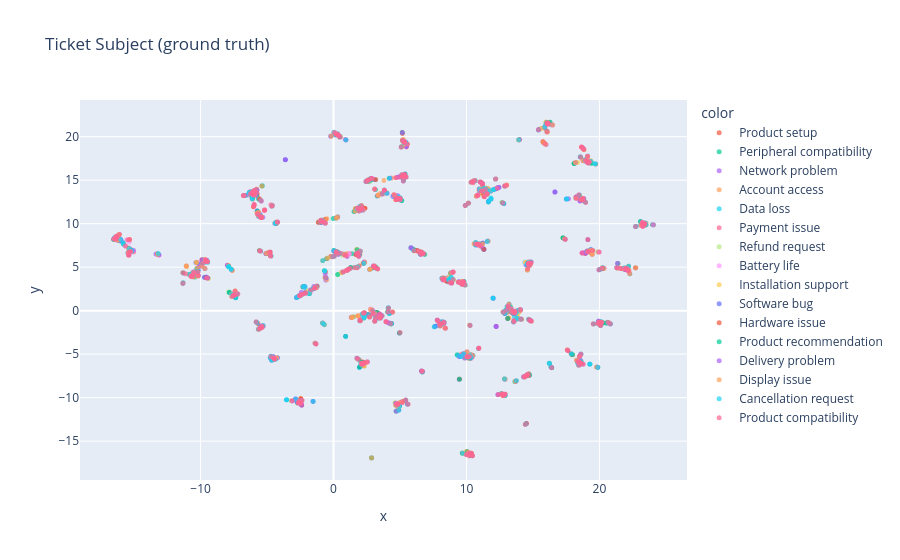
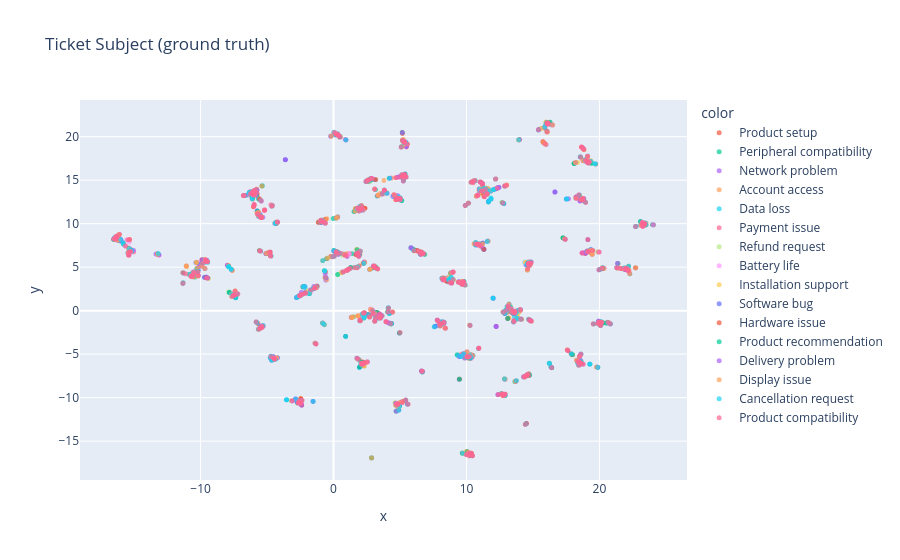

Notebook source saved alongside these figures, in order:
### Code cell
plot_umap_scatter(X_sbert_2d, df["Ticket Subject"].values, title="Ticket Subject (ground truth)")

### Figure 1 — Plotly figure (JSON) as saved in the notebook; plotly's stock layout.template omitted (floating-point values rounded to 4 significant figures; data arrays with more than 128 entries replaced by an {"elided": "..."} marker saying what was removed)
{"data": [{"hovertemplate": "color=Product setup<br>x=%{x}<br>y=%{y}<extra></extra>", "legendgroup": "Product setup", "marker": {"color": "#EF553B", "opacity": 0.7, "size": 5, "symbol": "circle"}, "mode": "markers", "name": "Product setup", "showlegend": true, "type": "scattergl", "x": {"elided": "529 float values"}, "xaxis": "x", "y": {"elided": "529 float values"}, "yaxis": "y"}, {"hovertemplate": "color=Peripheral compatibility<br>x=%{x}<br>y=%{y}<extra></extra>", "legendgroup": "Peripheral compatibility", "marker": {"color": "#00cc96", "opacity": 0.7, "size": 5, "symbol": "circle"}, "mode": "markers", "name": "Peripheral compatibility", "showlegend": true, "type": "scattergl", "x": {"elided": "496 float values"}, "xaxis": "x", "y": {"elided": "496 float values"}, "yaxis": "y"}, {"hovertemplate": "color=Network problem<br>x=%{x}<br>y=%{y}<extra></extra>", "legendgroup": "Network problem", "marker": {"color": "#ab63fa", "opacity": 0.7, "size": 5, "symbol": "circle"}, "mode": "markers", "name": "Network problem", "showlegend": true, "type": "scattergl", "x": {"elided": "539 float values"}, "xaxis": "x", "y": {"elided": "539 float values"}, "yaxis": "y"}, {"hovertemplate": "color=Account access<br>x=%{x}<br>y=%{y}<extra></extra>", "legendgroup": "Account access", "marker": {"color": "#FFA15A", "opacity": 0.7, "size": 5, "symbol": "circle"}, "mode": "markers", "name": "Account access", "showlegend": true, "type": "scattergl", "x": {"elided": "509 float values"}, "xaxis": "x", "y": {"elided": "509 float values"}, "yaxis": "y"}, {"hovertemplate": "color=Data loss<br>x=%{x}<br>y=%{y}<extra></extra>", "legendgroup": "Data loss", "marker": {"color": "#19d3f3", "opacity": 0.7, "size": 5, "symbol": "circle"}, "mode": "markers", "name": "Data loss", "showlegend": true, "type": "scattergl", "x": {"elided": "491 float values"}, "xaxis": "x", "y": {"elided": "491 float values"}, "yaxis": "y"}, {"hovertemplate": "color=Payment issue<br>x=%{x}<br>y=%{y}<extra></extra>", "legendgroup": "Payment issue", "marker": {"color": "#FF6692", "opacity": 0.7, "size": 5, "symbol": "circle"}, "mode": "markers", "name": "Payment issue", "showlegend": true, "type": "scattergl", "x": {"elided": "526 float values"}, "xaxis": "x", "y": {"elided": "526 float values"}, "yaxis": "y"}, {"hovertemplate": "color=Refund request<br>x=%{x}<br>y=%{y}<extra></extra>", "legendgroup": "Refund request", "marker": {"color": "#B6E880", "opacity": 0.7, "size": 5, "symbol": "circle"}, "mode": "markers", "name": "Refund request", "showlegend": true, "type": "scattergl", "x": {"elided": "576 float values"}, "xaxis": "x", "y": {"elided": "576 float values"}, "yaxis": "y"}, {"hovertemplate": "color=Battery life<br>x=%{x}<br>y=%{y}<extra></extra>", "legendgroup": "Battery life", "marker": {"color": "#FF97FF", "opacity": 0.7, "size": 5, "symbol": "circle"}, "mode": "markers", "name": "Battery life", "showlegend": true, "type": "scattergl", "x": {"elided": "542 float values"}, "xaxis": "x", "y": {"elided": "542 float values"}, "yaxis": "y"}, {"hovertemplate": "color=Installation support<br>x=%{x}<br>y=%{y}<extra></extra>", "legendgroup": "Installation support", "marker": {"color": "#FECB52", "opacity": 0.7, "size": 5, "symbol": "circle"}, "mode": "markers", "name": "Installation support", "showlegend": true, "type": "scattergl", "x": {"elided": "530 float values"}, "xaxis": "x", "y": {"elided": "530 float values"}, "yaxis": "y"}, {"hovertemplate": "color=Software bug<br>x=%{x}<br>y=%{y}<extra></extra>", "legendgroup": "Software bug", "marker": {"color": "#636efa", "opacity": 0.7, "size": 5, "symbol": "circle"}, "mode": "markers", "name": "Software bug", "showlegend": true, "type": "scattergl", "x": {"elided": "574 float values"}, "xaxis": "x", "y": {"elided": "574 float values"}, "yaxis": "y"}, {"hovertemplate": "color=Hardware issue<br>x=%{x}<br>y=%{y}<extra></extra>", "legendgroup": "Hardware issue", "marker": {"color": "#EF553B", "opacity": 0.7, "size": 5, "symbol": "circle"}, "mode": "markers", "name": "Hardware issue", "showlegend": true, "type": "scattergl", "x": {"elided": "547 float values"}, "xaxis": "x", "y": {"elided": "547 float values"}, "yaxis": "y"}, {"hovertemplate": "color=Product recommendation<br>x=%{x}<br>y=%{y}<extra></extra>", "legendgroup": "Product recommendation", "marker": {"color": "#00cc96", "opacity": 0.7, "size": 5, "symbol": "circle"}, "mode": "markers", "name": "Product recommendation", "showlegend": true, "type": "scattergl", "x": {"elided": "517 float values"}, "xaxis": "x", "y": {"elided": "517 float values"}, "yaxis": "y"}, {"hovertemplate": "color=Delivery problem<br>x=%{x}<br>y=%{y}<extra></extra>", "legendgroup": "Delivery problem", "marker": {"color": "#ab63fa", "opacity": 0.7, "size": 5, "symbol": "circle"}, "mode": "markers", "name": "Delivery problem", "showlegend": true, "type": "scattergl", "x": {"elided": "561 float values"}, "xaxis": "x", "y": {"elided": "561 float values"}, "yaxis": "y"}, {"hovertemplate": "color=Display issue<br>x=%{x}<br>y=%{y}<extra></extra>", "legendgroup": "Display issue", "marker": {"color": "#FFA15A", "opacity": 0.7, "size": 5, "symbol": "circle"}, "mode": "markers", "name": "Display issue", "showlegend": true, "type": "scattergl", "x": {"elided": "478 float values"}, "xaxis": "x", "y": {"elided": "478 float values"}, "yaxis": "y"}, {"hovertemplate": "color=Cancellation request<br>x=%{x}<br>y=%{y}<extra></extra>", "legendgroup": "Cancellation request", "marker": {"color": "#19d3f3", "opacity": 0.7, "size": 5, "symbol": "circle"}, "mode": "markers", "name": "Cancellation request", "showlegend": true, "type": "scattergl", "x": {"elided": "487 float values"}, "xaxis": "x", "y": {"elided": "487 float values"}, "yaxis": "y"}, {"hovertemplate": "color=Product compatibility<br>x=%{x}<br>y=%{y}<extra></extra>", "legendgroup": "Product compatibility", "marker": {"color": "#FF6692", "opacity": 0.7, "size": 5, "symbol": "circle"}, "mode": "markers", "name": "Product compatibility", "showlegend": true, "type": "scattergl", "x": {"elided": "567 float values"}, "xaxis": "x", "y": {"elided": "567 float values"}, "yaxis": "y"}], "layout": {"legend": {"title": {"text": "color"}, "tracegroupgap": 0}, "title": {"text": "Ticket Subject (ground truth)"}, "xaxis": {"anchor": "y", "domain": [0, 1], "title": {"text": "x"}}, "yaxis": {"anchor": "x", "domain": [0, 1], "title": {"text": "y"}}}}

### Figure 2 — Plotly figure (JSON) as saved in the notebook; plotly's stock layout.template omitted (floating-point values rounded to 4 significant figures; data arrays with more than 128 entries replaced by an {"elided": "..."} marker saying what was removed)
{"data": [{"hovertemplate": "color=Product setup<br>x=%{x}<br>y=%{y}<extra></extra>", "legendgroup": "Product setup", "marker": {"color": "#EF553B", "opacity": 0.7, "size": 5, "symbol": "circle"}, "mode": "markers", "name": "Product setup", "showlegend": true, "type": "scattergl", "x": {"elided": "529 float values"}, "xaxis": "x", "y": {"elided": "529 float values"}, "yaxis": "y"}, {"hovertemplate": "color=Peripheral compatibility<br>x=%{x}<br>y=%{y}<extra></extra>", "legendgroup": "Peripheral compatibility", "marker": {"color": "#00cc96", "opacity": 0.7, "size": 5, "symbol": "circle"}, "mode": "markers", "name": "Peripheral compatibility", "showlegend": true, "type": "scattergl", "x": {"elided": "496 float values"}, "xaxis": "x", "y": {"elided": "496 float values"}, "yaxis": "y"}, {"hovertemplate": "color=Network problem<br>x=%{x}<br>y=%{y}<extra></extra>", "legendgroup": "Network problem", "marker": {"color": "#ab63fa", "opacity": 0.7, "size": 5, "symbol": "circle"}, "mode": "markers", "name": "Network problem", "showlegend": true, "type": "scattergl", "x": {"elided": "539 float values"}, "xaxis": "x", "y": {"elided": "539 float values"}, "yaxis": "y"}, {"hovertemplate": "color=Account access<br>x=%{x}<br>y=%{y}<extra></extra>", "legendgroup": "Account access", "marker": {"color": "#FFA15A", "opacity": 0.7, "size": 5, "symbol": "circle"}, "mode": "markers", "name": "Account access", "showlegend": true, "type": "scattergl", "x": {"elided": "509 float values"}, "xaxis": "x", "y": {"elided": "509 float values"}, "yaxis": "y"}, {"hovertemplate": "color=Data loss<br>x=%{x}<br>y=%{y}<extra></extra>", "legendgroup": "Data loss", "marker": {"color": "#19d3f3", "opacity": 0.7, "size": 5, "symbol": "circle"}, "mode": "markers", "name": "Data loss", "showlegend": true, "type": "scattergl", "x": {"elided": "491 float values"}, "xaxis": "x", "y": {"elided": "491 float values"}, "yaxis": "y"}, {"hovertemplate": "color=Payment issue<br>x=%{x}<br>y=%{y}<extra></extra>", "legendgroup": "Payment issue", "marker": {"color": "#FF6692", "opacity": 0.7, "size": 5, "symbol": "circle"}, "mode": "markers", "name": "Payment issue", "showlegend": true, "type": "scattergl", "x": {"elided": "526 float values"}, "xaxis": "x", "y": {"elided": "526 float values"}, "yaxis": "y"}, {"hovertemplate": "color=Refund request<br>x=%{x}<br>y=%{y}<extra></extra>", "legendgroup": "Refund request", "marker": {"color": "#B6E880", "opacity": 0.7, "size": 5, "symbol": "circle"}, "mode": "markers", "name": "Refund request", "showlegend": true, "type": "scattergl", "x": {"elided": "576 float values"}, "xaxis": "x", "y": {"elided": "576 float values"}, "yaxis": "y"}, {"hovertemplate": "color=Battery life<br>x=%{x}<br>y=%{y}<extra></extra>", "legendgroup": "Battery life", "marker": {"color": "#FF97FF", "opacity": 0.7, "size": 5, "symbol": "circle"}, "mode": "markers", "name": "Battery life", "showlegend": true, "type": "scattergl", "x": {"elided": "542 float values"}, "xaxis": "x", "y": {"elided": "542 float values"}, "yaxis": "y"}, {"hovertemplate": "color=Installation support<br>x=%{x}<br>y=%{y}<extra></extra>", "legendgroup": "Installation support", "marker": {"color": "#FECB52", "opacity": 0.7, "size": 5, "symbol": "circle"}, "mode": "markers", "name": "Installation support", "showlegend": true, "type": "scattergl", "x": {"elided": "530 float values"}, "xaxis": "x", "y": {"elided": "530 float values"}, "yaxis": "y"}, {"hovertemplate": "color=Software bug<br>x=%{x}<br>y=%{y}<extra></extra>", "legendgroup": "Software bug", "marker": {"color": "#636efa", "opacity": 0.7, "size": 5, "symbol": "circle"}, "mode": "markers", "name": "Software bug", "showlegend": true, "type": "scattergl", "x": {"elided": "574 float values"}, "xaxis": "x", "y": {"elided": "574 float values"}, "yaxis": "y"}, {"hovertemplate": "color=Hardware issue<br>x=%{x}<br>y=%{y}<extra></extra>", "legendgroup": "Hardware issue", "marker": {"color": "#EF553B", "opacity": 0.7, "size": 5, "symbol": "circle"}, "mode": "markers", "name": "Hardware issue", "showlegend": true, "type": "scattergl", "x": {"elided": "547 float values"}, "xaxis": "x", "y": {"elided": "547 float values"}, "yaxis": "y"}, {"hovertemplate": "color=Product recommendation<br>x=%{x}<br>y=%{y}<extra></extra>", "legendgroup": "Product recommendation", "marker": {"color": "#00cc96", "opacity": 0.7, "size": 5, "symbol": "circle"}, "mode": "markers", "name": "Product recommendation", "showlegend": true, "type": "scattergl", "x": {"elided": "517 float values"}, "xaxis": "x", "y": {"elided": "517 float values"}, "yaxis": "y"}, {"hovertemplate": "color=Delivery problem<br>x=%{x}<br>y=%{y}<extra></extra>", "legendgroup": "Delivery problem", "marker": {"color": "#ab63fa", "opacity": 0.7, "size": 5, "symbol": "circle"}, "mode": "markers", "name": "Delivery problem", "showlegend": true, "type": "scattergl", "x": {"elided": "561 float values"}, "xaxis": "x", "y": {"elided": "561 float values"}, "yaxis": "y"}, {"hovertemplate": "color=Display issue<br>x=%{x}<br>y=%{y}<extra></extra>", "legendgroup": "Display issue", "marker": {"color": "#FFA15A", "opacity": 0.7, "size": 5, "symbol": "circle"}, "mode": "markers", "name": "Display issue", "showlegend": true, "type": "scattergl", "x": {"elided": "478 float values"}, "xaxis": "x", "y": {"elided": "478 float values"}, "yaxis": "y"}, {"hovertemplate": "color=Cancellation request<br>x=%{x}<br>y=%{y}<extra></extra>", "legendgroup": "Cancellation request", "marker": {"color": "#19d3f3", "opacity": 0.7, "size": 5, "symbol": "circle"}, "mode": "markers", "name": "Cancellation request", "showlegend": true, "type": "scattergl", "x": {"elided": "487 float values"}, "xaxis": "x", "y": {"elided": "487 float values"}, "yaxis": "y"}, {"hovertemplate": "color=Product compatibility<br>x=%{x}<br>y=%{y}<extra></extra>", "legendgroup": "Product compatibility", "marker": {"color": "#FF6692", "opacity": 0.7, "size": 5, "symbol": "circle"}, "mode": "markers", "name": "Product compatibility", "showlegend": true, "type": "scattergl", "x": {"elided": "567 float values"}, "xaxis": "x", "y": {"elided": "567 float values"}, "yaxis": "y"}], "layout": {"legend": {"title": {"text": "color"}, "tracegroupgap": 0}, "title": {"text": "Ticket Subject (ground truth)"}, "xaxis": {"anchor": "y", "domain": [0, 1], "title": {"text": "x"}}, "yaxis": {"anchor": "x", "domain": [0, 1], "title": {"text": "y"}}}}
